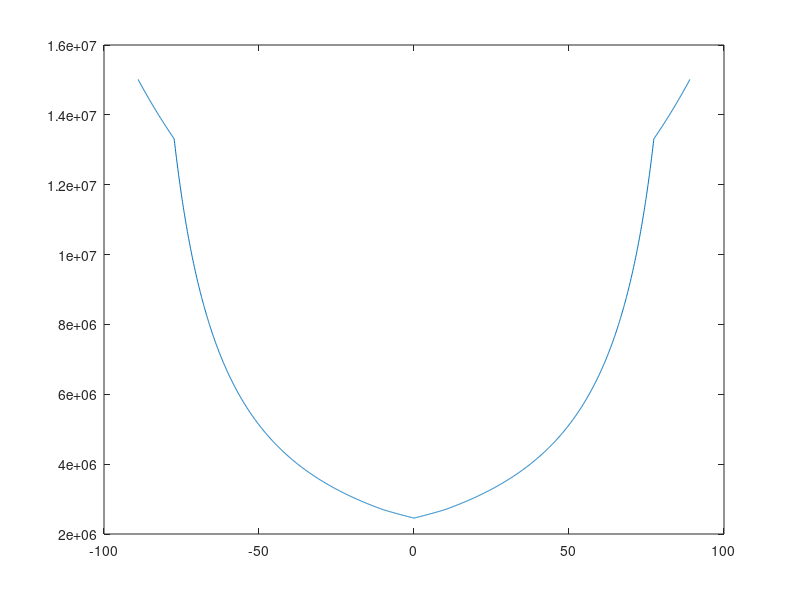

Write the MATLAB code that produced this figure.
%% EE 568: Special Topics in Electrical Machines
% Project 1: Analitic Model ver 1.1
% Nail Tosun
clear;
mu = 4*pi*1e-7; % mu_0 permuability of air
theta1 = 2*asin(7.5/12); % State 1
theta2 = asin(3/4)-asin(7.5/12); % State 2

A1 = @(theta) 12e-3*(theta)*0.02; % Area Related with inductance_1
A2 = @(theta) 10e-3*(theta)*0.02; % Area Related with inductance_2
A3 = @(theta) 11e-3*(theta)*0.02; % Area Related with inductance_3

% Theta dependent reluctance functions
R1 = @(theta) 0.5e-3/(A1(theta)*mu); 
R2 = @(theta) 2.5e-3/(A2(theta)*mu);
R3 = @(theta) 1.5e-3/(A3(theta)*mu);

i = 1;
for theta = -(2*pi*89)/360:((2*pi*0.1)/360):((2*pi*89)/360)
    theta = abs(theta);
    if theta>=0 && theta<=theta2
        R(i) = R1(theta1-theta)*R3(theta)/(R1(theta1-theta)+R3(theta));
        i = i+1;
    elseif theta>theta2 && theta<=theta1
        dum = R1(theta1-theta)*R2(theta-theta2)/(R1(theta1-theta)+R2(theta-theta2));
        R(i) = dum*R3(theta2)/(R3(theta2)+dum);
        i = i+1;
    elseif theta>theta1 && theta<theta1+theta2*2
        R(i) = R2(theta-theta2)*R3(theta1+theta2-theta)/(R2(theta-theta2)+R3(theta1+theta2-theta));
        i = i+1;
    end
   
end
figure;
plot(360/(2*pi).*(-(2*pi*89)/360:((2*pi*0.1)/360):((2*pi*89)/360)),(2.*R));
